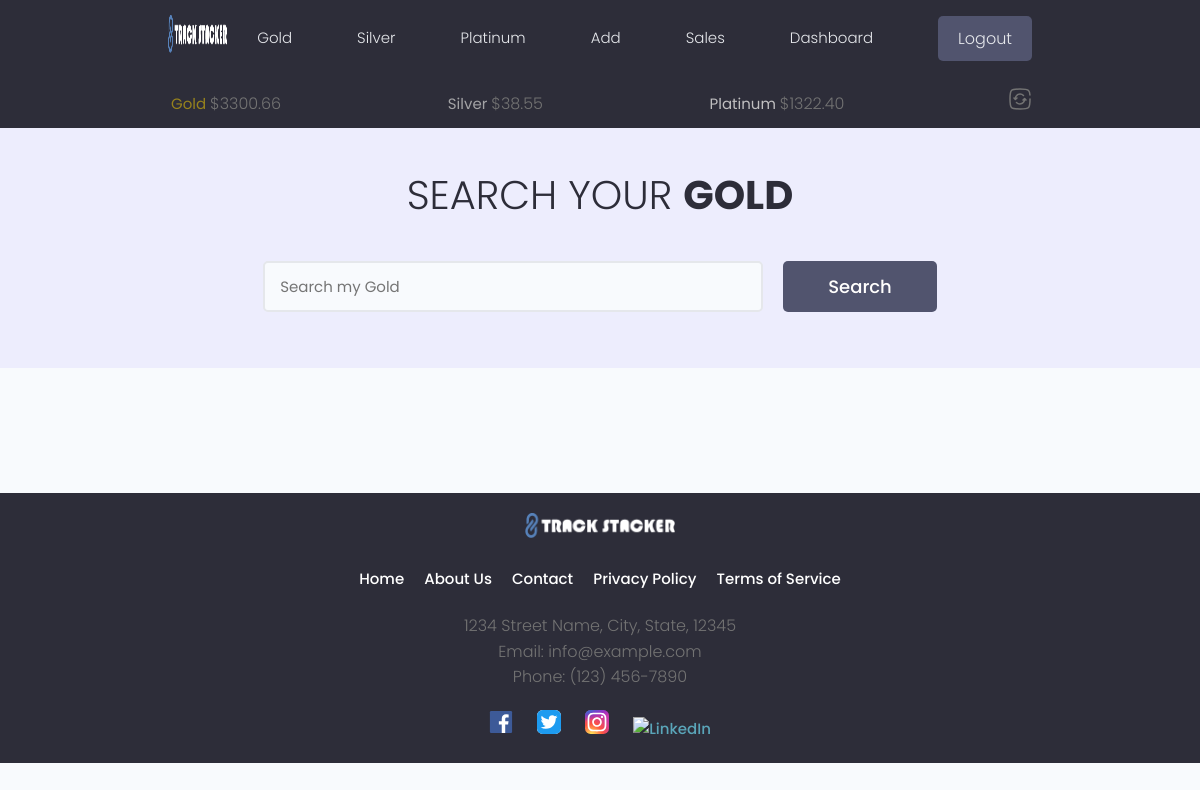
/gold/ (signed in), run on an earlier commit of the app's database.
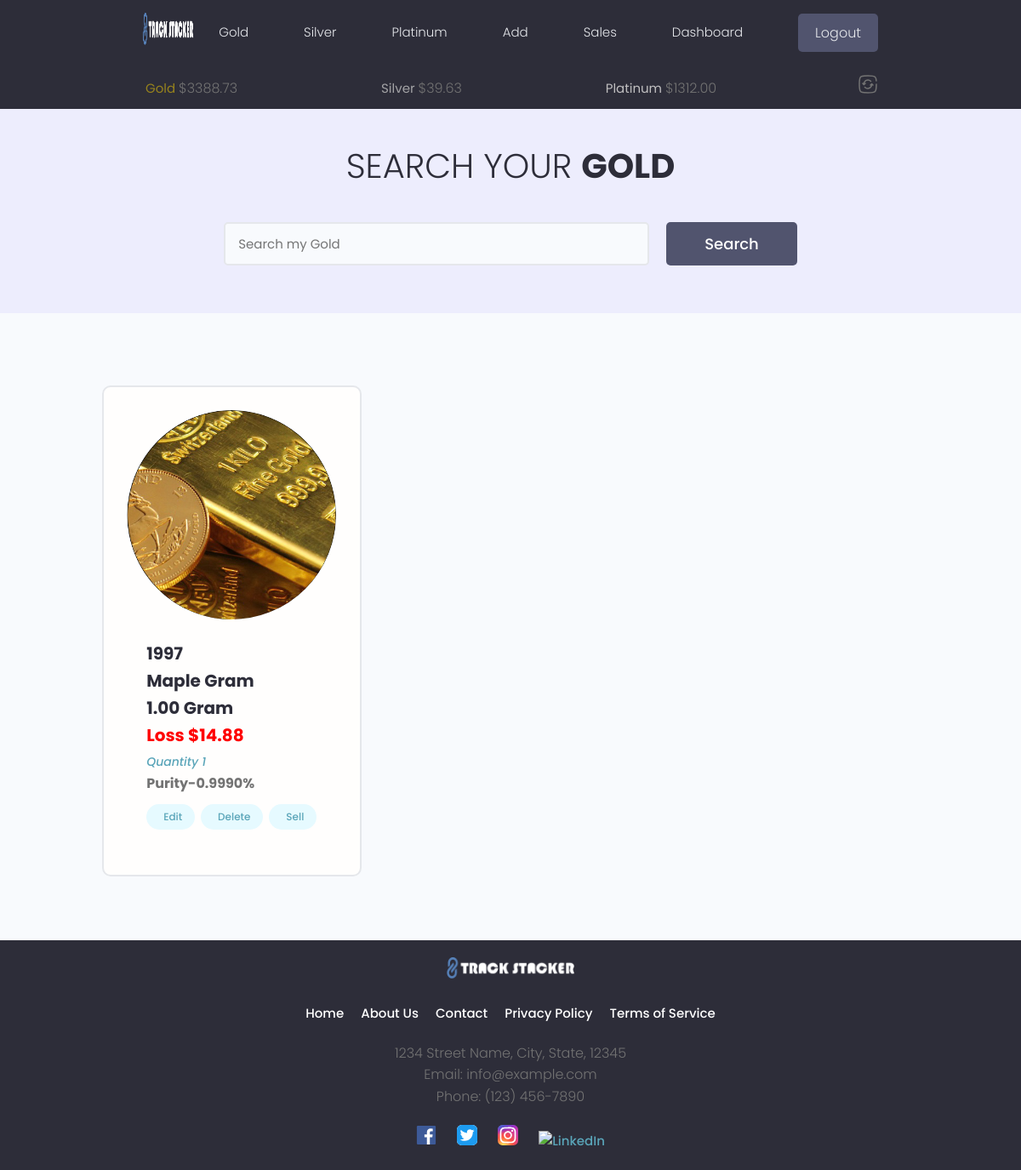
And on a later commit of the database.
### tracker/models.py (models this page shows, shortened)
class MetalsData(models.Model):
    owner = models.OneToOneField(Profile, on_delete=models.CASCADE)
    timestamp = models.IntegerField(default=0)
    rates = models.JSONField(default=dict)
    currency = models.CharField(max_length=30)
    current_gold_price = models.DecimalField(max_digits=30, decimal_places=2, default=0)
    current_silver_price = models.DecimalField(max_digits=30, decimal_places=2, default=0)
    current_platinum_price = models.DecimalField(max_digits=30, decimal_places=2, default=0)
    class Meta:
        verbose_name_plural = "Metals Data"

class Gold(models.Model):
    METAL_TYPES = (
        ('gold', 'Gold'),
        ('silver', 'Silver'),
        ('platinum', 'Platinum'),
    )
    BAR_ROUND_MISC = (
        ('bar', 'Bar'),
        ('round', 'Round'),
        ('misc', 'Misc'),
    )
    UNIT_CHOICES = [
        ('GRAMS', 'Grams'),
        ('TROY_OUNCES', 'Troy Ounces'),
    ]
    COA_PRESENT = [
        ('yes', 'Yes'),
        ('no', 'No'),
    ]
    owner = models.ForeignKey(Profile, on_delete=models.CASCADE, default=None, null=True, blank=True, unique=False)
    metal_type = models.CharField(max_length=100, choices=METAL_TYPES, default='')
    item_type = models.CharField(max_length=100, choices=BAR_ROUND_MISC, default='round')
    coa_present = models.CharField(max_length=100, choices=COA_PRESENT, default='no')
    item_year =models.PositiveIntegerField(null=True, blank=True, default=None)
    item_name = models.CharField(max_length=100)
    item_about = models.TextField(max_length=500, null=True, blank=True, default="")
    featured_image = models.ImageField(default='images/gold_avatar.jpg', null=True, blank=True)
    purity = models.DecimalField(max_digits=15, decimal_places=4, null=True, blank=True)
    quantity = models.IntegerField()
    weight_troy_oz = models.DecimalField(max_digits=30, decimal_places=4)
    weight_grams = models.DecimalField(max_digits=30, decimal_places=4, default=0.00)
    cost_to_purchase = models.DecimalField(max_digits=20, decimal_places=2)
    spot_at_purchase = models.DecimalField(max_digits=20, decimal_places=2, null=True, blank=True, default=None)
    premium = models.DecimalField(max_digits=20, decimal_places=2, null=True, blank=True, default=0.00)
    shipping_cost = models.DecimalField(max_digits=15, decimal_places=2, null=True, blank=True)
    purchased_from = models.CharField(max_length=100)
    created = models.DateTimeField(auto_now_add=True)
    cost_per_unit = models.DecimalField(max_digits=20, decimal_places=2, null=True, blank=True, default=0.00)
    total_cost_per_unit = models.DecimalField(max_digits=20, decimal_places=2, null=True, blank=True, default=0.00)
    weight_per_unit = models.DecimalField(max_digits=20, decimal_places=4, default=0.00)
    initial_weight_unit = models.CharField(max_length=50, choices=UNIT_CHOICES, default='TROY_OUNCES')
    id = models.UUIDField(default=uuid.uuid4, primary_key=True, editable=False)
    class Meta:
        verbose_name_plural = "Gold"
    def calculate_profit(self, spot_price):
        if self.quantity > 0:
            try:
                melt_value = Decimal(self.weight_troy_oz) * Decimal(spot_price)
                profit = melt_value - (self.total_cost_per_unit * self.quantity)
            except Exception as e:
                print(f'There has been an error {e}')
            return profit
        else:
            profit = 0.00
            return profit

### tracker/views.py (the view, shortened to what this page needs)
# urls.py: path('<str:metal_type>/', views.metalPage, name='metal_page'),
@login_required(login_url='login-user')
def metalPage(request, metal_type):
    metals_data, created = MetalsData.objects.get_or_create(owner=request.user.profile)
    five_minutes_later = metals_data.timestamp + 300
    unix_time_now = int(time.time())
    if metals_data.current_gold_price == 0:
        metals_data.get_api_data(request.user)
    elif (unix_time_now - five_minutes_later) > 300:
        print('strawberry pancakes')
    gold_price = metals_data.current_gold_price
    silver_price = metals_data.current_silver_price
    platinum_price = metals_data.current_platinum_price
    print(f"Gold {gold_price}")
    print(f"Silver {silver_price}")
    print(f"Platinum {platinum_price}")
    metal_objects = None
    template_name = None
    results, search_query = searchMetals(request)
    if metal_type == 'gold':
        spot_price = gold_price
        if search_query:
            metal_objects = results.get('gold_items')
        else:
            metal_objects = Gold.objects.filter(owner=request.user.profile)
        template_name = 'tracker/gold.html'
    else:
        raise Http404
    if metal_objects:
        custom_range, metal_objects = paginateMetals(request, metal_objects, 6)
        for object in metal_objects:
            object.profit = object.calculate_profit(spot_price)
        for object in metal_objects:
            object.weight = object.weight_per_unit
        context = {
            'object.weight': object.weight,
            'object.profit': object.profit,
            'spot_price': spot_price,
            'custom_range': custom_range,
            'metal_type': metal_type,
            'metal_objects': metal_objects,
            'search_query': search_query
        }
    else:
        context = {
            'object.weight': 0,
            'object.profit': 0,
            'spot_price': 0,
            'custom_range': [],
            'metal_type': metal_type,
            'metal_objects': [],
            'search_query': search_query
        }
        print('There are some massive errors going on here!')
    return render(request, template_name, context)

### tracker/context_processors.py (called while the page is built)
def subheader_context(request):
    subheader_data = {}
    if request.user.is_authenticated:
        try:
            metals_data, created = MetalsData.objects.get_or_create(owner=request.user.profile)
            subheader_data['gold_price'] = metals_data.current_gold_price
            subheader_data['silver_price'] = metals_data.current_silver_price
            subheader_data['platinum_price'] = metals_data.current_platinum_price
        except MetalsData.DoesNotExist:
            subheader_data['gold_price'] = 'N/A'
            subheader_data['silver_price'] = 'N/A'
            subheader_data['platinum_price'] = 'N/A'
    return subheader_data

### tracker/templatetags/custom_filters.py (called while the page is built)
@register.filter
def absolute(value):
    return abs(value)

### tracker/templates/tracker/gold.html (shortened to what the changed rows need)
{% extends 'main.html' %}
{% block content %}
{% load static %}
{% load multiply %}
{% load custom_filters %}
<main class="projects">
    <section class="hero-section text-center">
      <div class="container container--narrow">
        <div class="hero-section__box">
          <h2>Search your <span>Gold</span></h2>
        </div>
      </div>
    </section>
    <section class="projectsList">
      <div class="container">
        <div class="grid grid--three">
          {% if search_query %}
          {% for object in metal_objects %}
          <div class="column">
            <div class="card project">
              <a href="{% url 'singleMetal' metal_type='gold' pk=object.pk %}" class="project">
                {% if object.featured_image.url != None %}
                <div class="project__thumbnail metal__thumbnail" style="background-image: url('{{ object.featured_image.url }}')">
                </div>
                {% else %}
                <div class="project__thumbnail metal__thumbnail" style="background-image: url('{% static 'images/default.jpg' %}')">
                </div>
                {% endif %}
                <div class="card__body">
                  <h3 class="project__title">{{object.item_year}}</h3>
                  <h3 class="project__title">{{object.item_name}}</h3>
                  {% if object.initial_weight_unit == 'TROY_OUNCES' %}
                  <h3 class="project__title">{{object.weight|floatformat:2}} OZ</h3>
                  {% else %}
                  <h3 class="project__title">{{object.weight|floatformat:2}} Gram{{object.weight|floatformat:2|pluralize}}</h3>
                  {% endif %}
                  {% if object.quantity > 0 %}
                    {% if object.profit > 0 %}
                    <h3 class="project__title profit_plus">Profit ${{object.profit|floatformat:2}}</h3>
                    {% elif object.profit == 0 %}
                    <h3 class="project__title profit_neutral">{{object.profit|floatformat:2}}</h3>
                    {% else %}
                    <h3 class="project__title profit_minus">Loss ${{object.profit|absolute|floatformat:2}}</h3>
                    {% endif %}
                  {% else %}
                    <h3 class="project__title profit_neutral">SOLD OUT</h3>
                  {% endif %}
                  <p><a class="project__author" href="{% url 'singleMetal' metal_type='gold' pk=object.pk %}">Quantity {{object.quantity}}</a></p>
                  <p class="project--rating">
                    <span style="font-weight: bold;">Purity-{{object.purity}}%</span>
                  </p>
                  <p class="project--rating">
                    <a class="tag tag--pill tag--main settings__btn" href="{% url 'editPage' metal_type=object.metal_type pk=object.pk %}"><i class="im im-edit"></i> Edit</a>
                    <a class="tag tag--pill tag--main settings__btn" href="{% url 'deletePage' metal_type=object.metal_type pk=object.pk %}"><i class="im im-edit"></i> Delete</a>
                    <a class="tag tag--pill tag--main settings__btn" href="{% url 'sellPage' metal_type=object.metal_type pk=object.pk %}"><i class="im im-edit"></i> Sell</a>
                  </p>
                </div>
              </a>
            </div>
          </div>
          {% endfor %}
          {% else %}
          {% for object in metal_objects %}
          <div class="column">
            <div class="card project">
              <a href="{% url 'singleMetal' metal_type='gold' pk=object.pk %}" class="project">
                {% if object.featured_image.url != None %}
                <div class="project__thumbnail metal__thumbnail" style="background-image: url('{{ object.featured_image.url }}')">
                </div>
                {% else %}
                <div class="project__thumbnail metal__thumbnail" style="background-image: url('{% static 'images/default.jpg' %}')">
                </div>
                {% endif %}
                <div class="card__body">
                  <h3 class="project__title">{{object.item_year}}</h3>
                  <h3 class="project__title">{{object.item_name}}</h3>
                  {% if object.initial_weight_unit == 'TROY_OUNCES' %}
                  <h3 class="project__title">{{object.weight|floatformat:2}} OZ</h3>
                  {% else %}
                  <h3 class="project__title">{{object.weight|floatformat:2}} Gram{{object.weight|floatformat:2|pluralize}}</h3>
                  {% endif %}
                  {% if object.quantity > 0 %}
                    {% if object.profit > 0 %}
                    <h3 class="project__title profit_plus">Profit ${{object.profit|floatformat:2}}</h3>
                    {% elif object.profit == 0 %}
                    <h3 class="project__title profit_neutral">{{object.profit|floatformat:2}}</h3>
                    {% else %}
                    <h3 class="project__title profit_minus">Loss ${{object.profit|absolute|floatformat:2}}</h3>
                    {% endif %}
                  {% else %}
                    <h3 class="project__title profit_neutral">SOLD OUT</h3>
                  {% endif %}
                  <p><a class="project__author" href="{% url 'singleMetal' metal_type='gold' pk=object.pk %}">Quantity {{object.quantity}}</a></p>                    <span style="font-weight: bold;">Purity-{{object.purity}}%</span>
                  <p class="project--rating">
                    <a class="tag tag--pill tag--main settings__btn" href="{% url 'editPage' metal_type=object.metal_type pk=object.pk %}"> Edit</a>
                    <a class="tag tag--pill tag--main settings__btn" href="{% url 'deletePage' metal_type=object.metal_type pk=object.pk %}"> Delete</a>
                    <a class="tag tag--pill tag--main settings__btn" href="{% url 'sellPage' metal_type=object.metal_type pk=object.pk %}"> Sell</a>
                  </p>
                </div>
              </a>
            </div>
          </div>
          {% endfor %}
          {% endif %}
        </div>
      </div>
    </section>
  </main>
{% endblock content %}

### templates/sub_header.html (shortened to what this page needs)
{% load static %}
<div id="sticky-bar">
  <header class="subheader">
    <div class="container container--narrow">
      <nav class="subheader__nav">
        <ul>
          <li class="subheader__menuItem" id="goldspot">Gold&nbsp;<span>${{gold_price}}</span></li>
          <li class="subheader__menuItem" id="silverspot">Silver&nbsp;<span>${{silver_price}}</span></li>
          <li class="subheader__menuItem" id="platinumspot">Platinum&nbsp;<span>${{platinum_price}}</span></li>
          <li class="subheader__menuItem"><a><span class="solar--refresh-square-broken" id="update-metals-data-button"></span></a></li>
        </ul>
      </nav>
    </div>
  </header>
</div>

What changed in the data, as far as the page shows it:
changed MetalsData: current_gold_price "3300.66" → "3388.73"; current_silver_price "38.55" → "39.63"; current_platinum_price "1322.40" → "1312.00"
added Gold: featured_image (picture), item_year "1997", item_name "Maple Gram", weight "1.00", profit|absolute "14.88", quantity "1", purity "0.9990"
